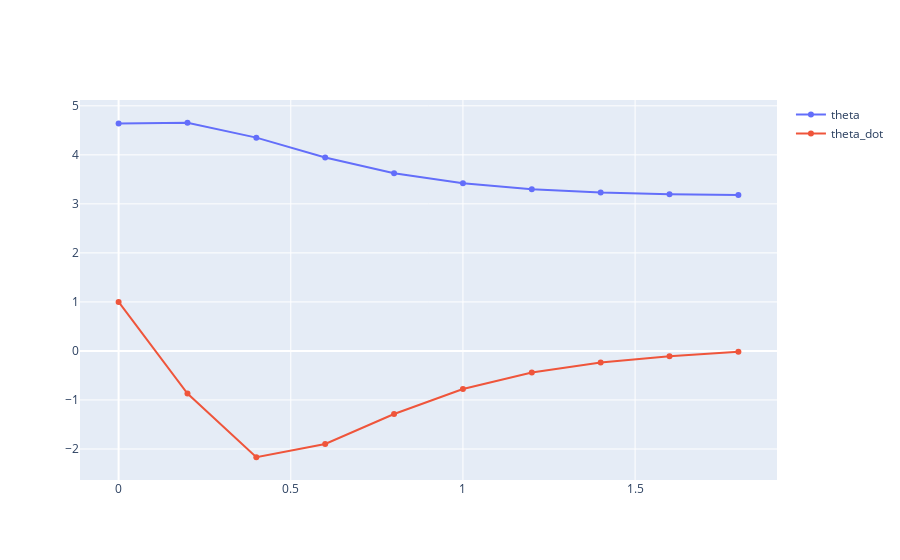

Notebook source saved alongside this figure:
### Code cell
x0 = torch.Tensor([np.pi+1.5, 1.]).double()
v, res = V(x0)
sys.plot_result(res).show()

### Figure 1 — Plotly figure (JSON) as saved in the notebook; plotly's stock layout.template omitted (floating-point values rounded to 4 significant figures)
{"data": [{"name": "theta", "type": "scatter", "x": [0, 0.2, 0.4, 0.6, 0.8, 1.0, 1.2, 1.4, 1.6, 1.8], "y": [4.642, 4.655, 4.351, 3.944, 3.626, 3.419, 3.298, 3.23, 3.196, 3.183]}, {"name": "theta_dot", "type": "scatter", "x": [0, 0.2, 0.4, 0.6, 0.8, 1.0, 1.2, 1.4, 1.6, 1.8], "y": [1, -0.8679, -2.169, -1.899, -1.286, -0.7776, -0.4407, -0.2343, -0.1072, -0.01806]}], "layout": {}}
